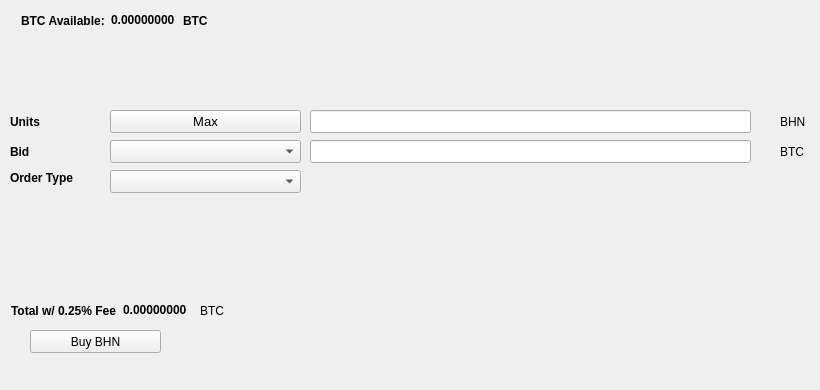
   <widget class="QWidget" name="BuyTab">
    <attribute name="title">
     <string>Buy</string>
    </attribute>
    <widget class="QPushButton" name="BuyBHN">
     <property name="geometry">
      <rect>
       <x>30</x>
       <y>330</y>
       <width>131</width>
       <height>23</height>
      </rect>
     </property>
     <property name="text">
      <string>Buy BHN</string>
     </property>
     <property name="icon">
      <iconset resource="../bhn.qrc">
       <normaloff>:/icons/bitcoin</normaloff>:/icons/bitcoin</iconset>
     </property>
    </widget>
    <widget class="QLabel" name="label_3">
     <property name="geometry">
      <rect>
       <x>10</x>
       <y>110</y>
       <width>46</width>
       <height>23</height>
      </rect>
     </property>
     <property name="font">
      <font>
       <weight>75</weight>
       <bold>true</bold>
      </font>
     </property>
     <property name="text">
      <string>Units</string>
     </property>
    </widget>
    <widget class="QLineEdit" name="UnitsInput">
     <property name="geometry">
      <rect>
       <x>310</x>
       <y>110</y>
       <width>441</width>
       <height>23</height>
      </rect>
     </property>
     <property name="font">
      <font>
       <pointsize>9</pointsize>
       <weight>75</weight>
       <bold>true</bold>
      </font>
     </property>
    </widget>
    <widget class="QLineEdit" name="BuyBidPriceEdit">
     <property name="geometry">
      <rect>
       <x>310</x>
       <y>140</y>
       <width>441</width>
       <height>23</height>
      </rect>
     </property>
     <property name="font">
      <font>
       <pointsize>9</pointsize>
       <weight>75</weight>
       <bold>true</bold>
      </font>
     </property>
    </widget>
    <widget class="QLabel" name="label_4">
     <property name="geometry">
      <rect>
       <x>780</x>
       <y>110</y>
       <width>31</width>
       <height>23</height>
      </rect>
     </property>
     <property name="text">
      <string>BHN</string>
     </property>
    </widget>
    <widget class="QLabel" name="label_5">
     <property name="geometry">
      <rect>
       <x>780</x>
       <y>140</y>
       <width>31</width>
       <height>23</height>
      </rect>
     </property>
     <property name="text">
      <string>BTC</string>
     </property>
    </widget>
    <widget class="QLabel" name="label_6">
     <property name="geometry">
      <rect>
       <x>10</x>
       <y>140</y>
       <width>46</width>
       <height>23</height>
      </rect>
     </property>
     <property name="font">
      <font>
       <weight>75</weight>
       <bold>true</bold>
      </font>
     </property>
     <property name="text">
      <string>Bid</string>
     </property>
    </widget>
    <widget class="QLabel" name="label_7">
     <property name="geometry">
      <rect>
       <x>10</x>
       <y>170</y>
       <width>91</width>
       <height>16</height>
      </rect>
     </property>
     <property name="font">
      <font>
       <weight>75</weight>
       <bold>true</bold>
      </font>
     </property>
     <property name="text">
      <string>Order Type</string>
     </property>
    </widget>
    <widget class="QPushButton" name="Buy_Max_Amount">
     <property name="geometry">
      <rect>
       <x>110</x>
       <y>110</y>
       <width>191</width>
       <height>23</height>
      </rect>
     </property>
     <property name="font">
      <font>
       <pointsize>10</pointsize>
      </font>
     </property>
     <property name="text">
      <string>Max</string>
     </property>
    </widget>
    <widget class="QComboBox" name="BuyBidcomboBox">
     <property name="geometry">
      <rect>
       <x>110</x>
       <y>140</y>
       <width>191</width>
       <height>23</height>
      </rect>
     </property>
     <property name="font">
      <font>
       <pointsize>10</pointsize>
      </font>
     </property>
    </widget>
    <widget class="QComboBox" name="buyOrdertypeCombo">
     <property name="geometry">
      <rect>
       <x>110</x>
       <y>170</y>
       <width>191</width>
       <height>23</height>
      </rect>
     </property>
     <property name="font">
      <font>
       <pointsize>10</pointsize>
      </font>
     </property>
    </widget>
    <widget class="QWidget" name="layoutWidget1">
     <property name="geometry">
      <rect>
       <x>21</x>
       <y>11</y>
       <width>227</width>
       <height>19</height>
      </rect>
     </property>
     <layout class="QHBoxLayout" name="horizontalLayout_3">
      <item>
       <widget class="QLabel" name="label232">
        <property name="font">
         <font>
          <weight>75</weight>
          <bold>true</bold>
         </font>
        </property>
        <property name="text">
         <string>BTC Available:</string>
        </property>
       </widget>
      </item>
      <item>
       <widget class="QLabel" name="BtcAvailableLbl">
        <property name="palette">
         <palette>
          <active>
           <colorrole role="WindowText">
            <brush brushstyle="SolidPattern">
             <color alpha="255">
              <red>0</red>
              <green>0</green>
              <blue>0</blue>
             </color>
            </brush>
           </colorrole>
           <colorrole role="Button">
            <brush brushstyle="SolidPattern">
             <color alpha="255">
              <red>0</red>
              <green>170</green>
              <blue>0</blue>
             </color>
            </brush>
           </colorrole>
           <colorrole role="Light">
            <brush brushstyle="SolidPattern">
             <color alpha="255">
              <red>0</red>
              <green>255</green>
              <blue>0</blue>
             </color>
            </brush>
           </colorrole>
           <colorrole role="Midlight">
            <brush brushstyle="SolidPattern">
             <color alpha="255">
              <red>0</red>
              <green>212</green>
              <blue>0</blue>
             </color>
            </brush>
           </colorrole>
           <colorrole role="Dark">
            <brush brushstyle="SolidPattern">
             <color alpha="255">
              <red>0</red>
              <green>85</green>
              <blue>0</blue>
             </color>
            </brush>
           </colorrole>
           <colorrole role="Mid">
            <brush brushstyle="SolidPattern">
             <color alpha="255">
              <red>0</red>
              <green>113</green>
              <blue>0</blue>
             </color>
            </brush>
           </colorrole>
           <colorrole role="Text">
            <brush brushstyle="SolidPattern">
             <color alpha="255">
              <red>0</red>
              <green>170</green>
              <blue>0</blue>
             </color>
            </brush>
           </colorrole>
           <colorrole role="BrightText">
            <brush brushstyle="SolidPattern">
             <color alpha="255">
              <red>255</red>
              <green>255</green>
              <blue>255</blue>
             </color>
            </brush>
           </colorrole>
           <colorrole role="ButtonText">
            <brush brushstyle="SolidPattern">
             <color alpha="255">
              <red>0</red>
              <green>0</green>
              <blue>0</blue>
             </color>
            </brush>
           </colorrole>
           <colorrole role="Base">
            <brush brushstyle="SolidPattern">
             <color alpha="255">
              <red>255</red>
              <green>255</green>
              <blue>255</blue>
             </color>
            </brush>
           </colorrole>
           <colorrole role="Window">
            <brush brushstyle="SolidPattern">
             <color alpha="255">
              <red>0</red>
              <green>170</green>
              <blue>0</blue>
             </color>
            </brush>
           </colorrole>
           <colorrole role="Shadow">
            <brush brushstyle="SolidPattern">
             <color alpha="255">
              <red>0</red>
              <green>0</green>
              <blue>0</blue>
             </color>
            </brush>
           </colorrole>
           <colorrole role="AlternateBase">
            <brush brushstyle="SolidPattern">
             <color alpha="255">
              <red>127</red>
              <green>212</green>
              <blue>127</blue>
             </color>
            </brush>
           </colorrole>
           <colorrole role="ToolTipBase">
            <brush brushstyle="SolidPattern">
             <color alpha="255">
              <red>255</red>
              <green>255</green>
              <blue>220</blue>
             </color>
            </brush>
           </colorrole>
           <colorrole role="ToolTipText">
            <brush brushstyle="SolidPattern">
             <color alpha="255">
              <red>0</red>
              <green>0</green>
              <blue>0</blue>
             </color>
            </brush>
           </colorrole>
          </active>
          <inactive>
           <colorrole role="WindowText">
            <brush brushstyle="SolidPattern">
             <color alpha="255">
              <red>0</red>
              <green>0</green>
              <blue>0</blue>
             </color>
            </brush>
           </colorrole>
           <colorrole role="Button">
            <brush brushstyle="SolidPattern">
             <color alpha="255">
              <red>0</red>
              <green>170</green>
              <blue>0</blue>
             </color>
            </brush>
           </colorrole>
           <colorrole role="Light">
            <brush brushstyle="SolidPattern">
             <color alpha="255">
              <red>0</red>
              <green>255</green>
              <blue>0</blue>
             </color>
            </brush>
           </colorrole>
           <colorrole role="Midlight">
            <brush brushstyle="SolidPattern">
             <color alpha="255">
              <red>0</red>
              <green>212</green>
              <blue>0</blue>
             </color>
            </brush>
           </colorrole>
           <colorrole role="Dark">
            <brush brushstyle="SolidPattern">
             <color alpha="255">
              <red>0</red>
              <green>85</green>
              <blue>0</blue>
             </color>
            </brush>
           </colorrole>
           <colorrole role="Mid">
            <brush brushstyle="SolidPattern">
             <color alpha="255">
              <red>0</red>
              <green>113</green>
              <blue>0</blue>
             </color>
            </brush>
           </colorrole>
           <colorrole role="Text">
            <brush brushstyle="SolidPattern">
             <color alpha="255">
              <red>0</red>
              <green>170</green>
              <blue>0</blue>
             </color>
            </brush>
           </colorrole>
           <colorrole role="BrightText">
            <brush brushstyle="SolidPattern">
             <color alpha="255">
              <red>255</red>
              <green>255</green>
              <blue>255</blue>
             </color>
            </brush>
           </colorrole>
           <colorrole role="ButtonText">
            <brush brushstyle="SolidPattern">
             <color alpha="255">
              <red>0</red>
              <green>0</green>
              <blue>0</blue>
             </color>
            </brush>
           </colorrole>
           <colorrole role="Base">
            <brush brushstyle="SolidPattern">
             <color alpha="255">
              <red>255</red>
              <green>255</green>
              <blue>255</blue>
             </color>
            </brush>
           </colorrole>
           <colorrole role="Window">
            <brush brushstyle="SolidPattern">
             <color alpha="255">
              <red>0</red>
              <green>170</green>
              <blue>0</blue>
             </color>
            </brush>
           </colorrole>
           <colorrole role="Shadow">
            <brush brushstyle="SolidPattern">
             <color alpha="255">
              <red>0</red>
              <green>0</green>
              <blue>0</blue>
             </color>
            </brush>
           </colorrole>
           <colorrole role="AlternateBase">
            <brush brushstyle="SolidPattern">
             <color alpha="255">
              <red>127</red>
              <green>212</green>
              <blue>127</blue>
             </color>
            </brush>
           </colorrole>
           <colorrole role="ToolTipBase">
            <brush brushstyle="SolidPattern">
             <color alpha="255">
              <red>255</red>
              <green>255</green>
              <blue>220</blue>
             </color>
            </brush>
           </colorrole>
           <colorrole role="ToolTipText">
            <brush brushstyle="SolidPattern">
             <color alpha="255">
              <red>0</red>
              <green>0</green>
              <blue>0</blue>
             </color>
            </brush>
           </colorrole>
          </inactive>
          <disabled>
           <colorrole role="WindowText">
            <brush brushstyle="SolidPattern">
             <color alpha="255">
              <red>0</red>
              <green>85</green>
              <blue>0</blue>
             </color>
            </brush>
           </colorrole>
           <colorrole role="Button">
            <brush brushstyle="SolidPattern">
             <color alpha="255">
              <red>0</red>
              <green>170</green>
              <blue>0</blue>
             </color>
            </brush>
           </colorrole>
           <colorrole role="Light">
            <brush brushstyle="SolidPattern">
             <color alpha="255">
              <red>0</red>
              <green>255</green>
              <blue>0</blue>
             </color>
            </brush>
           </colorrole>
           <colorrole role="Midlight">
            <brush brushstyle="SolidPattern">
             <color alpha="255">
              <red>0</red>
              <green>212</green>
              <blue>0</blue>
             </color>
            </brush>
           </colorrole>
           <colorrole role="Dark">
            <brush brushstyle="SolidPattern">
             <color alpha="255">
              <red>0</red>
              <green>85</green>
              <blue>0</blue>
             </color>
            </brush>
           </colorrole>
           <colorrole role="Mid">
            <brush brushstyle="SolidPattern">
             <color alpha="255">
              <red>0</red>
              <green>113</green>
              <blue>0</blue>
             </color>
            </brush>
           </colorrole>
           <colorrole role="Text">
            <brush brushstyle="SolidPattern">
             <color alpha="255">
              <red>0</red>
              <green>85</green>
              <blue>0</blue>
             </color>
            </brush>
           </colorrole>
           <colorrole role="BrightText">
            <brush brushstyle="SolidPattern">
             <color alpha="255">
              <red>255</red>
              <green>255</green>
              <blue>255</blue>
             </color>
            </brush>
           </colorrole>
           <colorrole role="ButtonText">
            <brush brushstyle="SolidPattern">
             <color alpha="255">
              <red>0</red>
              <green>85</green>
              <blue>0</blue>
             </color>
            </brush>
           </colorrole>
           <colorrole role="Base">
            <brush brushstyle="SolidPattern">
             <color alpha="255">
              <red>0</red>
              <green>170</green>
              <blue>0</blue>
             </color>
            </brush>
           </colorrole>
           <colorrole role="Window">
            <brush brushstyle="SolidPattern">
             <color alpha="255">
              <red>0</red>
              <green>170</green>
              <blue>0</blue>
             </color>
            </brush>
           </colorrole>
           <colorrole role="Shadow">
            <brush brushstyle="SolidPattern">
             <color alpha="255">
              <red>0</red>
              <green>0</green>
              <blue>0</blue>
             </color>
            </brush>
           </colorrole>
           <colorrole role="AlternateBase">
            <brush brushstyle="SolidPattern">
             <color alpha="255">
              <red>0</red>
              <green>170</green>
              <blue>0</blue>
             </color>
            </brush>
           </colorrole>
           <colorrole role="ToolTipBase">
            <brush brushstyle="SolidPattern">
             <color alpha="255">
              <red>255</red>
              <green>255</green>
              <blue>220</blue>
             </color>
            </brush>
           </colorrole>
           <colorrole role="ToolTipText">
            <brush brushstyle="SolidPattern">
             <color alpha="255">
              <red>0</red>
              <green>0</green>
              <blue>0</blue>
             </color>
            </brush>
           </colorrole>
          </disabled>
         </palette>
        </property>
        <property name="font">
         <font>
          <weight>75</weight>
          <bold>true</bold>
         </font>
        </property>
        <property name="text">
         <string>0.00000000</string>
        </property>
        <property name="textInteractionFlags">
         <set>Qt::LinksAccessibleByMouse|Qt::TextSelectableByKeyboard|Qt::TextSelectableByMouse</set>
        </property>
       </widget>
      </item>
      <item>
       <widget class="QLabel" name="BtcAvailableLbl_2">
        <property name="font">
         <font>
          <weight>75</weight>
          <bold>true</bold>
         </font>
        </property>
        <property name="text">
         <string>BTC</string>
        </property>
       </widget>
      </item>
     </layout>
    </widget>
    <widget class="QWidget" name="layoutWidge2">
     <property name="geometry">
      <rect>
       <x>11</x>
       <y>301</y>
       <width>259</width>
       <height>19</height>
      </rect>
     </property>
     <layout class="QHBoxLayout" name="horizontalLayout_4">
      <item>
       <widget class="QLabel" name="label_9">
        <property name="font">
         <font>
          <weight>75</weight>
          <bold>true</bold>
         </font>
        </property>
        <property name="text">
         <string>Total w/ 0.25% Fee</string>
        </property>
       </widget>
      </item>
      <item>
       <widget class="QLabel" name="BuyCostLabel">
        <property name="palette">
         <palette>
          <active>
           <colorrole role="WindowText">
            <brush brushstyle="SolidPattern">
             <color alpha="255">
              <red>0</red>
              <green>0</green>
              <blue>0</blue>
             </color>
            </brush>
           </colorrole>
           <colorrole role="Button">
            <brush brushstyle="SolidPattern">
             <color alpha="255">
              <red>0</red>
              <green>170</green>
              <blue>0</blue>
             </color>
            </brush>
           </colorrole>
           <colorrole role="Light">
            <brush brushstyle="SolidPattern">
             <color alpha="255">
              <red>0</red>
              <green>255</green>
              <blue>0</blue>
             </color>
            </brush>
           </colorrole>
           <colorrole role="Midlight">
            <brush brushstyle="SolidPattern">
             <color alpha="255">
              <red>0</red>
              <green>212</green>
              <blue>0</blue>
             </color>
            </brush>
           </colorrole>
           <colorrole role="Dark">
            <brush brushstyle="SolidPattern">
             <color alpha="255">
              <red>0</red>
              <green>85</green>
              <blue>0</blue>
             </color>
            </brush>
           </colorrole>
           <colorrole role="Mid">
            <brush brushstyle="SolidPattern">
             <color alpha="255">
              <red>0</red>
              <green>113</green>
              <blue>0</blue>
             </color>
            </brush>
           </colorrole>
           <colorrole role="Text">
            <brush brushstyle="SolidPattern">
             <color alpha="255">
              <red>0</red>
              <green>170</green>
              <blue>0</blue>
             </color>
            </brush>
           </colorrole>
           <colorrole role="BrightText">
            <brush brushstyle="SolidPattern">
             <color alpha="255">
              <red>255</red>
              <green>255</green>
              <blue>255</blue>
             </color>
            </brush>
           </colorrole>
           <colorrole role="ButtonText">
            <brush brushstyle="SolidPattern">
             <color alpha="255">
              <red>0</red>
              <green>0</green>
              <blue>0</blue>
             </color>
            </brush>
           </colorrole>
           <colorrole role="Base">
            <brush brushstyle="SolidPattern">
             <color alpha="255">
              <red>255</red>
              <green>255</green>
              <blue>255</blue>
             </color>
            </brush>
           </colorrole>
           <colorrole role="Window">
            <brush brushstyle="SolidPattern">
             <color alpha="255">
              <red>0</red>
              <green>170</green>
              <blue>0</blue>
             </color>
            </brush>
           </colorrole>
           <colorrole role="Shadow">
            <brush brushstyle="SolidPattern">
             <color alpha="255">
              <red>0</red>
              <green>0</green>
              <blue>0</blue>
             </color>
            </brush>
           </colorrole>
           <colorrole role="AlternateBase">
            <brush brushstyle="SolidPattern">
             <color alpha="255">
              <red>127</red>
              <green>212</green>
              <blue>127</blue>
             </color>
            </brush>
           </colorrole>
           <colorrole role="ToolTipBase">
            <brush brushstyle="SolidPattern">
             <color alpha="255">
              <red>255</red>
              <green>255</green>
              <blue>220</blue>
             </color>
            </brush>
           </colorrole>
           <colorrole role="ToolTipText">
            <brush brushstyle="SolidPattern">
             <color alpha="255">
              <red>0</red>
              <green>0</green>
              <blue>0</blue>
             </color>
            </brush>
           </colorrole>
          </active>
          <inactive>
           <colorrole role="WindowText">
            <brush brushstyle="SolidPattern">
             <color alpha="255">
              <red>0</red>
              <green>0</green>
              <blue>0</blue>
             </color>
            </brush>
           </colorrole>
           <colorrole role="Button">
            <brush brushstyle="SolidPattern">
             <color alpha="255">
              <red>0</red>
              <green>170</green>
              <blue>0</blue>
             </color>
            </brush>
           </colorrole>
           <colorrole role="Light">
            <brush brushstyle="SolidPattern">
             <color alpha="255">
              <red>0</red>
              <green>255</green>
              <blue>0</blue>
             </color>
            </brush>
           </colorrole>
           <colorrole role="Midlight">
            <brush brushstyle="SolidPattern">
             <color alpha="255">
              <red>0</red>
              <green>212</green>
              <blue>0</blue>
             </color>
            </brush>
           </colorrole>
           <colorrole role="Dark">
            <brush brushstyle="SolidPattern">
             <color alpha="255">
              <red>0</red>
              <green>85</green>
              <blue>0</blue>
             </color>
            </brush>
           </colorrole>
           <colorrole role="Mid">
            <brush brushstyle="SolidPattern">
             <color alpha="255">
              <red>0</red>
              <green>113</green>
              <blue>0</blue>
             </color>
            </brush>
           </colorrole>
           <colorrole role="Text">
            <brush brushstyle="SolidPattern">
             <color alpha="255">
              <red>0</red>
              <green>170</green>
              <blue>0</blue>
             </color>
            </brush>
           </colorrole>
           <colorrole role="BrightText">
            <brush brushstyle="SolidPattern">
             <color alpha="255">
              <red>255</red>
              <green>255</green>
              <blue>255</blue>
             </color>
            </brush>
           </colorrole>
           <colorrole role="ButtonText">
            <brush brushstyle="SolidPattern">
             <color alpha="255">
              <red>0</red>
              <green>0</green>
              <blue>0</blue>
             </color>
            </brush>
           </colorrole>
           <colorrole role="Base">
            <brush brushstyle="SolidPattern">
             <color alpha="255">
              <red>255</red>
              <green>255</green>
              <blue>255</blue>
             </color>
            </brush>
           </colorrole>
           <colorrole role="Window">
            <brush brushstyle="SolidPattern">
             <color alpha="255">
              <red>0</red>
              <green>170</green>
              <blue>0</blue>
             </color>
            </brush>
           </colorrole>
           <colorrole role="Shadow">
            <brush brushstyle="SolidPattern">
             <color alpha="255">
              <red>0</red>
              <green>0</green>
              <blue>0</blue>
             </color>
            </brush>
           </colorrole>
           <colorrole role="AlternateBase">
            <brush brushstyle="SolidPattern">
             <color alpha="255">
              <red>127</red>
              <green>212</green>
              <blue>127</blue>
             </color>
            </brush>
           </colorrole>
           <colorrole role="ToolTipBase">
            <brush brushstyle="SolidPattern">
             <color alpha="255">
              <red>255</red>
              <green>255</green>
              <blue>220</blue>
             </color>
            </brush>
           </colorrole>
           <colorrole role="ToolTipText">
            <brush brushstyle="SolidPattern">
             <color alpha="255">
              <red>0</red>
              <green>0</green>
              <blue>0</blue>
             </color>
            </brush>
           </colorrole>
          </inactive>
          <disabled>
           <colorrole role="WindowText">
            <brush brushstyle="SolidPattern">
             <color alpha="255">
              <red>0</red>
              <green>85</green>
              <blue>0</blue>
             </color>
            </brush>
           </colorrole>
           <colorrole role="Button">
            <brush brushstyle="SolidPattern">
             <color alpha="255">
              <red>0</red>
              <green>170</green>
              <blue>0</blue>
             </color>
            </brush>
           </colorrole>
           <colorrole role="Light">
            <brush brushstyle="SolidPattern">
             <color alpha="255">
              <red>0</red>
              <green>255</green>
              <blue>0</blue>
             </color>
            </brush>
           </colorrole>
           <colorrole role="Midlight">
            <brush brushstyle="SolidPattern">
             <color alpha="255">
              <red>0</red>
              <green>212</green>
              <blue>0</blue>
             </color>
            </brush>
           </colorrole>
           <colorrole role="Dark">
            <brush brushstyle="SolidPattern">
             <color alpha="255">
              <red>0</red>
              <green>85</green>
              <blue>0</blue>
             </color>
            </brush>
           </colorrole>
           <colorrole role="Mid">
            <brush brushstyle="SolidPattern">
             <color alpha="255">
              <red>0</red>
              <green>113</green>
              <blue>0</blue>
             </color>
            </brush>
           </colorrole>
           <colorrole role="Text">
            <brush brushstyle="SolidPattern">
             <color alpha="255">
              <red>0</red>
              <green>85</green>
              <blue>0</blue>
             </color>
            </brush>
           </colorrole>
           <colorrole role="BrightText">
            <brush brushstyle="SolidPattern">
             <color alpha="255">
              <red>255</red>
              <green>255</green>
              <blue>255</blue>
             </color>
            </brush>
           </colorrole>
           <colorrole role="ButtonText">
            <brush brushstyle="SolidPattern">
             <color alpha="255">
              <red>0</red>
              <green>85</green>
              <blue>0</blue>
             </color>
            </brush>
           </colorrole>
           <colorrole role="Base">
            <brush brushstyle="SolidPattern">
             <color alpha="255">
              <red>0</red>
              <green>170</green>
              <blue>0</blue>
             </color>
            </brush>
           </colorrole>
           <colorrole role="Window">
            <brush brushstyle="SolidPattern">
             <color alpha="255">
              <red>0</red>
              <green>170</green>
              <blue>0</blue>
             </color>
            </brush>
           </colorrole>
           <colorrole role="Shadow">
            <brush brushstyle="SolidPattern">
             <color alpha="255">
              <red>0</red>
              <green>0</green>
              <blue>0</blue>
             </color>
            </brush>
           </colorrole>
           <colorrole role="AlternateBase">
            <brush brushstyle="SolidPattern">
             <color alpha="255">
              <red>0</red>
              <green>170</green>
              <blue>0</blue>
             </color>
            </brush>
           </colorrole>
           <colorrole role="ToolTipBase">
            <brush brushstyle="SolidPattern">
             <color alpha="255">
              <red>255</red>
              <green>255</green>
              <blue>220</blue>
             </color>
            </brush>
           </colorrole>
           <colorrole role="ToolTipText">
            <brush brushstyle="SolidPattern">
             <color alpha="255">
              <red>0</red>
              <green>0</green>
              <blue>0</blue>
             </color>
            </brush>
           </colorrole>
          </disabled>
         </palette>
        </property>
        <property name="font">
         <font>
          <weight>75</weight>
          <bold>true</bold>
         </font>
        </property>
        <property name="autoFillBackground">
         <bool>false</bool>
        </property>
        <property name="text">
         <string>0.00000000</string>
        </property>
        <property name="textInteractionFlags">
         <set>Qt::LinksAccessibleByMouse|Qt::TextSelectableByMouse</set>
        </property>
       </widget>
      </item>
      <item>
       <widget class="QLabel" name="label_10">
        <property name="font">
         <font>
          <weight>50</weight>
          <bold>false</bold>
         </font>
        </property>
        <property name="text">
         <string>BTC</string>
        </property>
       </widget>
      </item>
     </layout>
    </widget>
    <widget class="QLabel" name="label_24">
     <property name="geometry">
      <rect>
       <x>460</x>
       <y>300</y>
       <width>281</width>
       <height>81</height>
      </rect>
     </property>
     <property name="text">
      <string/>
     </property>
     <property name="pixmap">
      <pixmap>:/images/bittrex</pixmap>
     </property>
    </widget>
   </widget>
